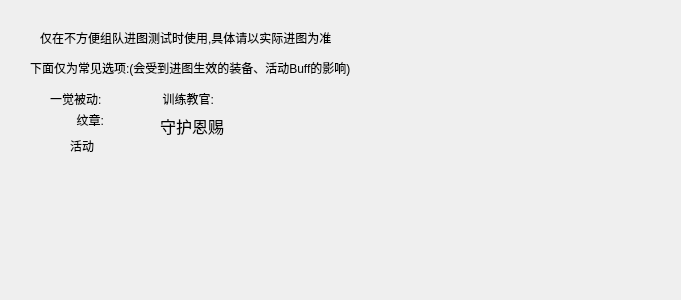
<?xml version="1.0" encoding="UTF-8"?>
<ui version="4.0">
 <class>Form</class>
 <widget class="QWidget" name="Form">
  <property name="geometry">
   <rect>
    <x>0</x>
    <y>0</y>
    <width>681</width>
    <height>300</height>
   </rect>
  </property>
  <property name="windowTitle">
   <string>Form</string>
  </property>
  <widget class="QLabel" name="label_39">
   <property name="geometry">
    <rect>
     <x>40</x>
     <y>30</y>
     <width>301</width>
     <height>16</height>
    </rect>
   </property>
   <property name="text">
    <string>仅在不方便组队进图测试时使用,具体请以实际进图为准</string>
   </property>
  </widget>
  <widget class="QLabel" name="label_40">
   <property name="geometry">
    <rect>
     <x>30</x>
     <y>60</y>
     <width>331</width>
     <height>16</height>
    </rect>
   </property>
   <property name="text">
    <string>下面仅为常见选项:(会受到进图生效的装备、活动Buff的影响)</string>
   </property>
  </widget>
  <widget class="QLabel" name="label_13">
   <property name="geometry">
    <rect>
     <x>70</x>
     <y>140</y>
     <width>54</width>
     <height>12</height>
    </rect>
   </property>
   <property name="text">
    <string>活动</string>
   </property>
  </widget>
  <widget class="QLabel" name="label_9">
   <property name="geometry">
    <rect>
     <x>50</x>
     <y>110</y>
     <width>54</width>
     <height>19</height>
    </rect>
   </property>
   <property name="text">
    <string>纹章:</string>
   </property>
   <property name="alignment">
    <set>Qt::AlignRight|Qt::AlignTrailing|Qt::AlignVCenter</set>
   </property>
  </widget>
  <widget class="QLabel" name="label_11">
   <property name="geometry">
    <rect>
     <x>160</x>
     <y>110</y>
     <width>71</width>
     <height>31</height>
    </rect>
   </property>
   <property name="font">
    <font>
     <pointsize>12</pointsize>
     <weight>50</weight>
     <bold>false</bold>
    </font>
   </property>
   <property name="text">
    <string>守护恩赐</string>
   </property>
  </widget>
  <widget class="QLabel" name="label_7">
   <property name="geometry">
    <rect>
     <x>50</x>
     <y>90</y>
     <width>54</width>
     <height>17</height>
    </rect>
   </property>
   <property name="text">
    <string>一觉被动:</string>
   </property>
  </widget>
  <widget class="QLabel" name="label_4">
   <property name="geometry">
    <rect>
     <x>160</x>
     <y>90</y>
     <width>54</width>
     <height>17</height>
    </rect>
   </property>
   <property name="text">
    <string>训练教官:</string>
   </property>
   <property name="alignment">
    <set>Qt::AlignRight|Qt::AlignTrailing|Qt::AlignVCenter</set>
   </property>
  </widget>
 </widget>
 <resources/>
 <connections/>
</ui>
